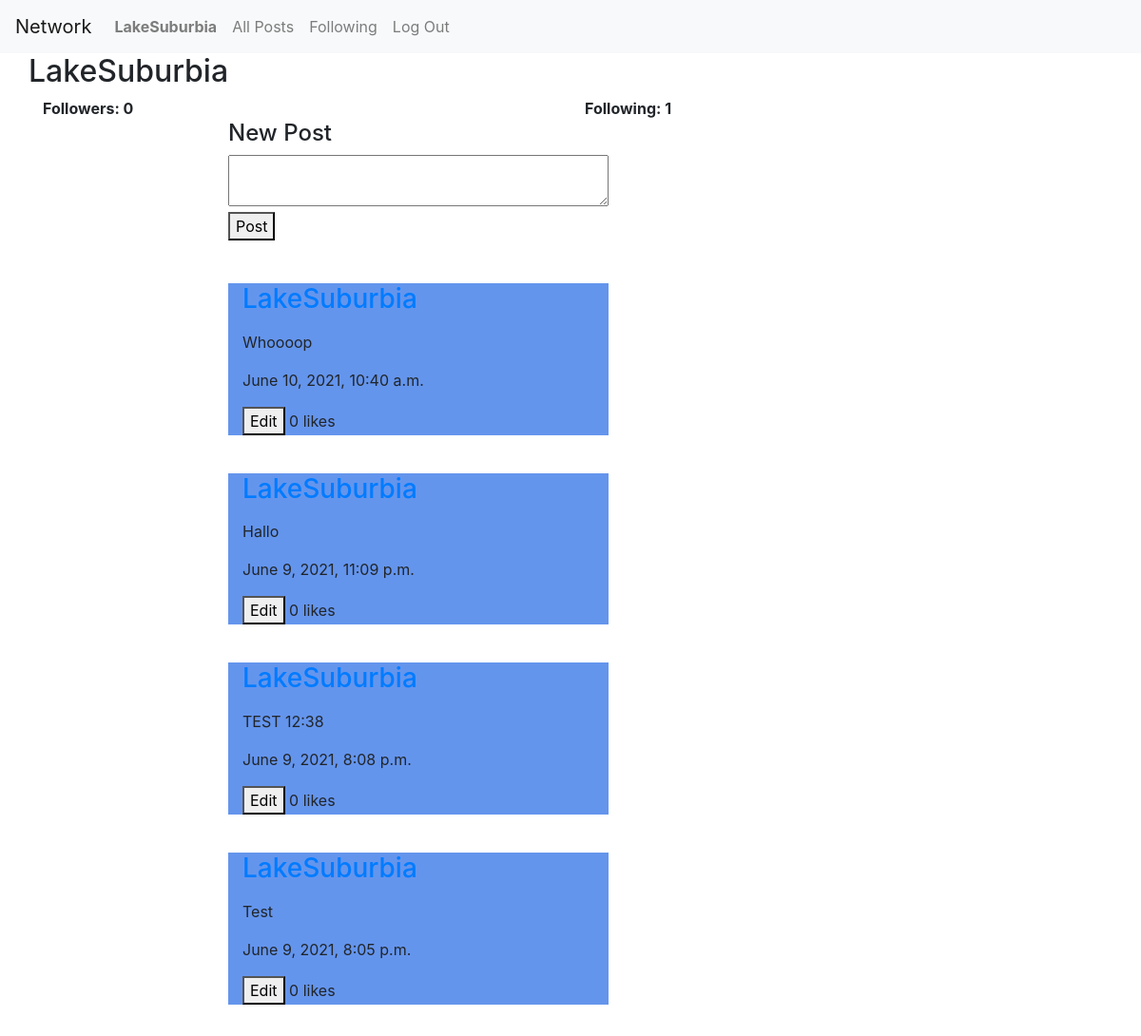
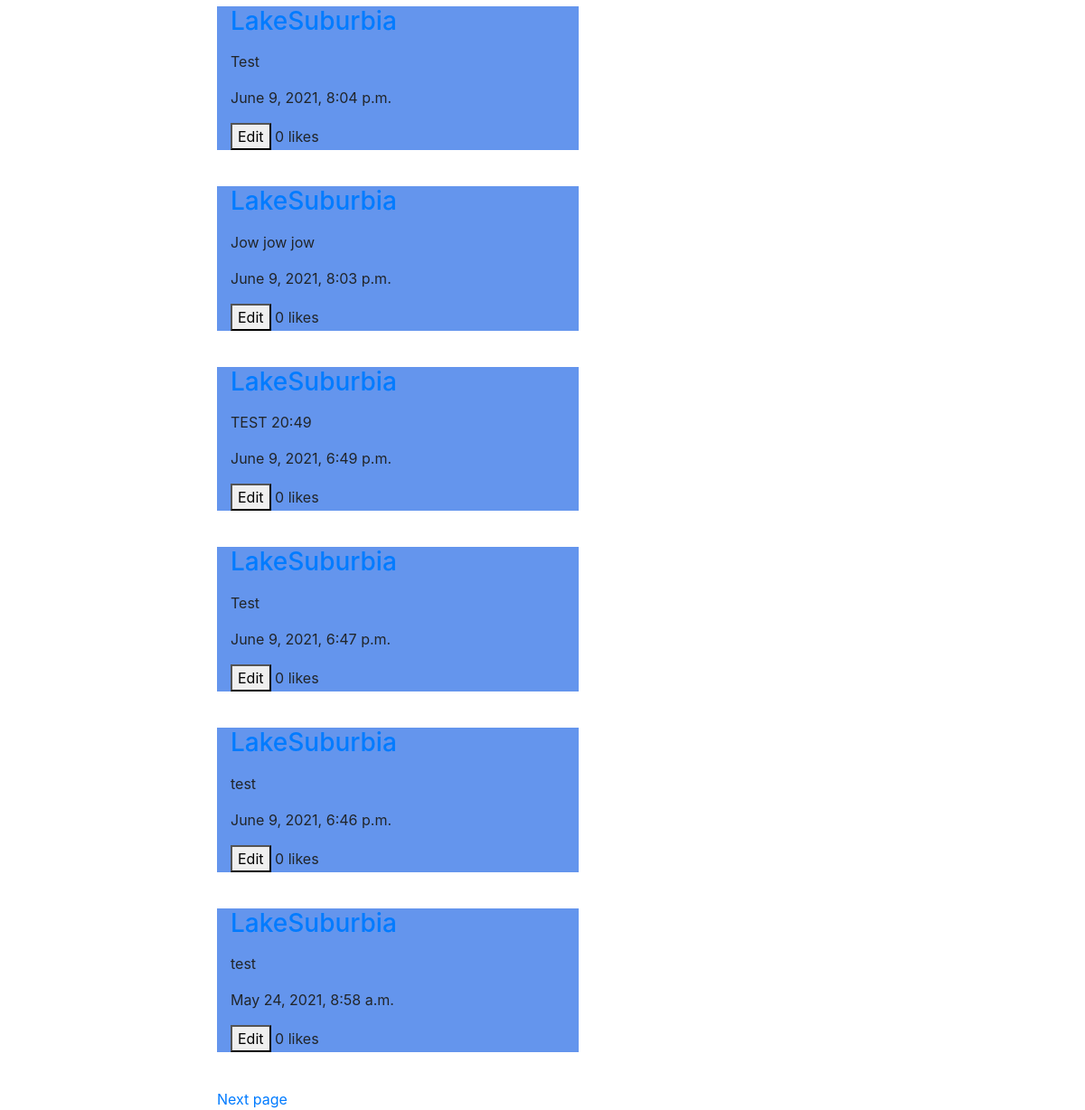
The app's page /user/2 (signed in) with its own data (2 pictures, top to bottom).
### network/models.py (models this page shows)
class User(AbstractUser):
    pass

class Post(models.Model):
    poster = models.ForeignKey("User", on_delete=models.CASCADE)
    body = models.TextField(max_length=140)
    timestamp = models.DateTimeField(auto_now_add=True)
    like = models.IntegerField(default=0)

### network/views.py (the view)
# urls.py: path("user/<int:userid>", views.userpage, name="user"),
def userpage(request, userid):
    user = User.objects.get(id=userid)
    posts = Post.objects.filter(poster=userid).order_by("-timestamp")
    posts = paginate_posts(request, posts)
    followingcount = 0
    followercount = 0
    following = Follows.objects.filter(follower=userid)
    followingcount += following.count()
    followers = Follows.objects.filter(followee=userid)
    followercount += followers.count()
    follows = 0
    if followers.filter(follower=request.user).exists():
        follows = 1
    return render(
        request,
        "network/profile.html",
        {
            "username": user.username,
            "userid": userid,
            "followers": followercount,
            "following": followingcount,
            "posts": posts,
            "follows": follows,
        },
    )

### network/views.py (called while the page is built)
def extend_posts(request, posts):
    user = request.user
    try:
        likes = Likes.objects.filter(liker=user)
    except TypeError:
        likes = []
    for post in posts:
        post.liked = False
        for like in likes:
            if post == like.liked:
                post.liked = True
    return posts

def paginate_posts(request, posts):
    posts = extend_posts(request, posts)
    p = Paginator(posts, 10)
    page_num = request.GET.get("page", 1)
    try:
        page = p.page(page_num)
    except EmptyPage:
        page = p.page(1)
    return page

### network/templates/network/profile.html (shortened to what this page needs)
{% extends "network/layout.html" %}
{% block body %}
    <div id="profile-view">
        <div class="container">
            <div id="username" class="row">
                <h2>{{username}}</h2>
            </div>
            {% if user.is_authenticated %}
            <div id="follow-view" class="row">
                <div id="followcount" class="col-sm"><b>Followers: {{followers}}</b></div>
                <div id="followercount" class="col-sm"><b>Following: {{following}}</b></div>
            </div>
            {% endif %}
        </div>
    </div>
    {% if user.id == userid %}
        {% include 'network/newpost.html' %}
    {% endif %}
    {% include 'network/posts.html' %}
{% endblock %}

### network/templates/network/layout.html (shortened to what this page needs)
{% load static %}
<!DOCTYPE html>
<html lang="en">
    <head>
        <link rel="stylesheet" href="https://stackpath.bootstrapcdn.com/bootstrap/4.4.1/css/bootstrap.min.css">
        <link href="{% static 'network/styles.css' %}" rel="stylesheet">
    </head>
    <body>
        <nav class="navbar navbar-expand-lg navbar-light bg-light">
            <a id="network" class="navbar-brand" href="{% url 'index' %}">Network</a>
            <div>
              <ul class="navbar-nav mr-auto">
                {% if user.is_authenticated %}
                    <li class="nav-item">
                        <a id="profile"class="nav-link" href="{% url 'user' user.id %}"><strong>{{ user.username }}</strong></a>
                    </li>
                {% endif %}
                <li class="nav-item">
                  <a id="allposts" class="nav-link" href="{% url 'index' %}">All Posts</a>
                </li>
                {% if user.is_authenticated %}
                    <li class="nav-item">
                        <a id="following"class="nav-link" href="{% url 'following' %}">Following</a>
                    </li>
                    <li class="nav-item">
                        <a class="nav-link" href="{% url 'logout' %}">Log Out</a>
                    </li>
                {% endif %}
              </ul>
            </div>
          </nav>
        <div class="body">
            {% block body %}
            {% endblock %}
        </div>
    </body>
</html>

### network/templates/network/posts.html (shortened to what this page needs)
{% load static %}
<link rel="stylesheet" href="https://stackpath.bootstrapcdn.com/bootstrap/4.4.1/css/bootstrap.min.css">
<link href="{% static 'network/styles.css' %}" rel="stylesheet">
<div id="posts-view">
    {% for post in posts%}
    <div class="col post" id = "view-post{{post.id}}">
        {% include 'network/viewpost.html' %}
    </div>
    <br />
    {% endfor %}
    <div id="footer">
        {% if posts.has_next %}
        <a href="?page={{posts.next_page_number}}">Next page</a>
        {% endif %}
    </div>
</div>

### network/templates/network/viewpost.html (shortened to what this page needs)
<a href="{% url 'user' post.poster.id%}"><h3>{{post.poster.username}}</h3></a>  {{post.body}} </p>
<p class='timestamp'>{{post.timestamp}}</p>
<p>
{% if post.poster.id == user.id %}
        <button data-id={{post.id}} onclick="edit(dataset.id)">Edit</button>
{% endif %}
<span id="likecount{{post.id}}">{{post.like}}</span> likes
</p>

### network/static/network/styles.css (style rules this page uses)
#footer { margin-left: 20%; }
.timestamp { text-emphasis: italic; text-decoration: grey; font-size: 8; }
.post { margin-left: 20%; max-width: 400px; background-color:cornflowerblue; min-height: 50px; }

### records on screen
User: username "LakeSuburbia"
Post: poster.username "LakeSuburbia", body "Whoooop", timestamp "June 10, 2021, 10:40 a.m.", like "0"
Post: poster.username "LakeSuburbia", body "Hallo", timestamp "June 9, 2021, 11:09 p.m.", like "0"
Post: poster.username "LakeSuburbia", body "TEST 12:38", timestamp "June 9, 2021, 8:08 p.m.", like "0"
Post: poster.username "LakeSuburbia", body "Test", timestamp "June 9, 2021, 8:05 p.m.", like "0"
Post: poster.username "LakeSuburbia", body "Test", timestamp "June 9, 2021, 8:04 p.m.", like "0"
Post: poster.username "LakeSuburbia", body "Jow jow jow", timestamp "June 9, 2021, 8:03 p.m.", like "0"
Post: poster.username "LakeSuburbia", body "TEST 20:49", timestamp "June 9, 2021, 6:49 p.m.", like "0"
Post: poster.username "LakeSuburbia", body "Test", timestamp "June 9, 2021, 6:47 p.m.", like "0"
Post: poster.username "LakeSuburbia", body "test", timestamp "June 9, 2021, 6:46 p.m.", like "0"
Post: poster.username "LakeSuburbia", body "test", timestamp "May 24, 2021, 8:58 a.m.", like "0"

### other values on screen
{{ followers }} "0"
{{ following }} "1"
